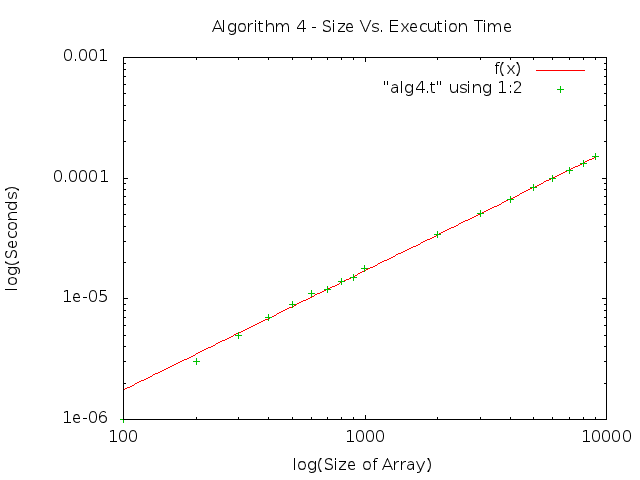

This figure's gnuplot source:
set title "Algorithm 4 - Size Vs. Execution Time"
set xlabel "log(Size of Array)"
set ylabel "log(Seconds)"
set logscale xy
set autoscale
f(x)=10**(a*log(x)/log(10)+b)
fit f(x) "alg4.t" using 1:2 via a,b
set term png
set key left top
set output "alg4plotlog.png"
plot f(x),"alg4.t" using 1:2 
